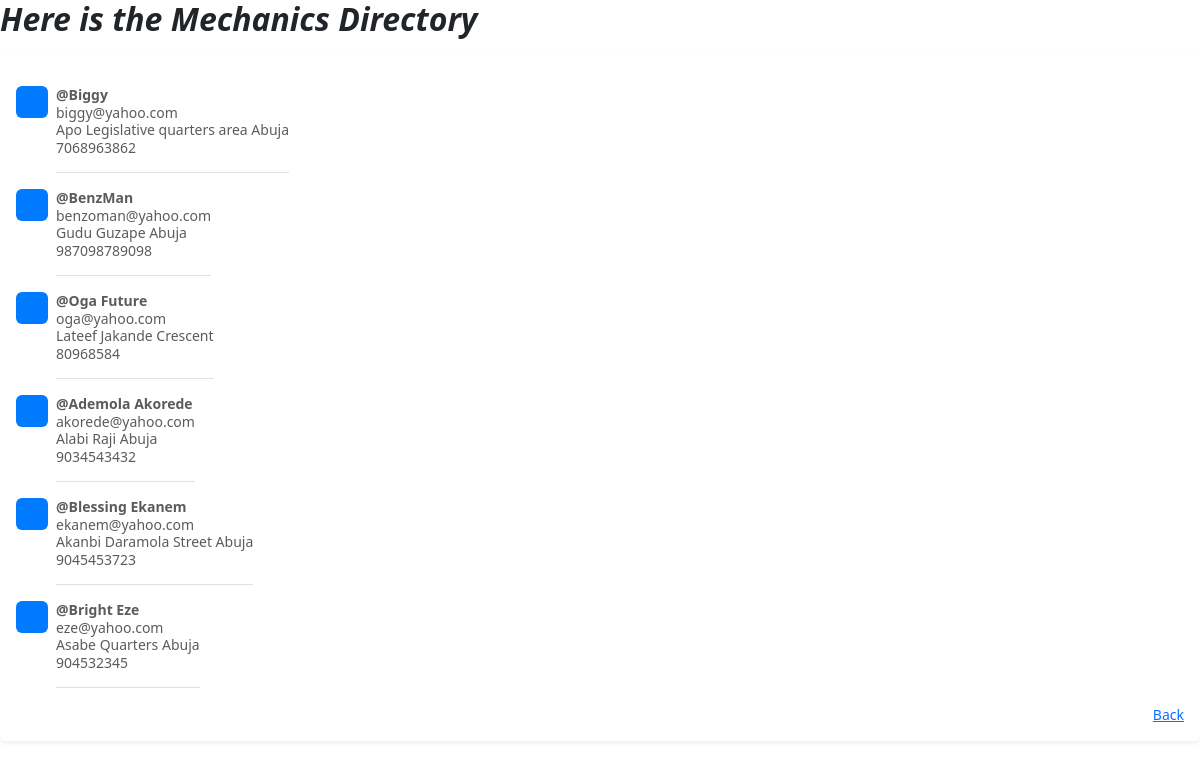
The app's page /mechanic_data with its own data.
### main.py (models this page shows)
class Mechanic(db.Model):
    __tablename__ = "mechanics"
    id: Mapped[int] = mapped_column(Integer, primary_key=True)
    name: Mapped[str] = mapped_column(String, nullable=False)
    email: Mapped[str] = mapped_column(String, nullable=False, unique=True)
    phone_number: Mapped[int] = mapped_column(Integer, nullable=False)
    address: Mapped[str] = mapped_column(String, nullable=False)
    password: Mapped[str] = mapped_column(String, nullable=False)
    years_of_experience: Mapped[str] = mapped_column(String, nullable=False)

### main.py (the view)
@app.route("/mechanic_data")
def mechanic():
    mechanic = db.session.execute(db.select(Mechanic)).scalars().all()
    return render_template("mekanic-users.html", users=mechanic, current_user=current_user)

### templates/mekanic-users.html (shortened to what this page needs)
{% extends "index.html" %}
{% block body %}
<h2><b><i>Here is the Mechanics Directory</i></b></h2>
<div class="my-3 p-3 bg-body rounded shadow-sm">
{% for user in users: %}
    <div class="d-flex text-body-secondary pt-3">
      <svg class="bd-placeholder-img flex-shrink-0 me-2 rounded" width="32" height="32" xmlns="http://www.w3.org/2000/svg" role="img" aria-label="Placeholder: 32x32" preserveAspectRatio="xMidYMid slice" focusable="false"><title>Placeholder</title><rect width="100%" height="100%" fill="#007bff"></rect><text x="50%" y="50%" fill="#007bff" dy=".3em">32x32</text></svg>
      <p class="pb-3 mb-0 small lh-sm border-bottom">
        <strong class="d-block text-gray-dark">@{{user.name}}</strong>
        {{user.email}}<br>{{user.address}}<br>{{user.phone_number}}
      </p>
    </div>
    {% endfor %}
    <small class="d-block text-end mt-3">
      <a href="#">Back</a>
    </small>
  </div>
{% endblock %}

### templates/index.html (shortened to what this page needs)
<!DOCTYPE html>
<html lang="en">
<head>
    <link href="https://cdn.jsdelivr.net/npm/bootstrap@5.3.3/dist/css/bootstrap.min.css" rel="stylesheet">
</head>
<body>
{% block body %}{% endblock %}
</body>
</html>

### records on screen
Mechanic: name "Biggy", email "biggy@yahoo.com", address "Apo Legislative quarters area Abuja", phone_number "7068963862"
Mechanic: name "BenzMan", email "benzoman@yahoo.com", address "Gudu Guzape Abuja", phone_number "987098789098"
Mechanic: name "Oga Future", email "oga@yahoo.com", address "Lateef Jakande Crescent", phone_number "80968584"
Mechanic: name "Ademola Akorede", email "akorede@yahoo.com", address "Alabi Raji Abuja", phone_number "9034543432"
Mechanic: name "Blessing Ekanem", email "ekanem@yahoo.com", address "Akanbi Daramola Street Abuja", phone_number "9045453723"
Mechanic: name "Bright Eze", email "eze@yahoo.com", address "Asabe Quarters Abuja", phone_number "904532345"
